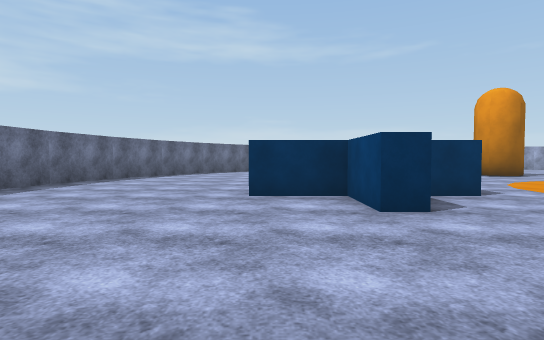
[1] (above)

21 first-person views from a walk through a scene from a Unity 3-D project. The camera is 1.2 m above the floor, tilts 2° down and sees 80° across. The floor is counted in squares, 2 m on a side. Each view is taken from the middle of a square. On the plan, view 1 faces up. The plan holds only what a view shows up to about 10 squares ahead; the rest is blank. Surface patterns are stand-ins for the level's own textures.

[2]
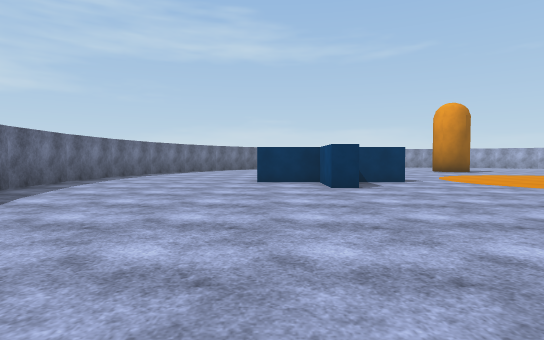

[3]
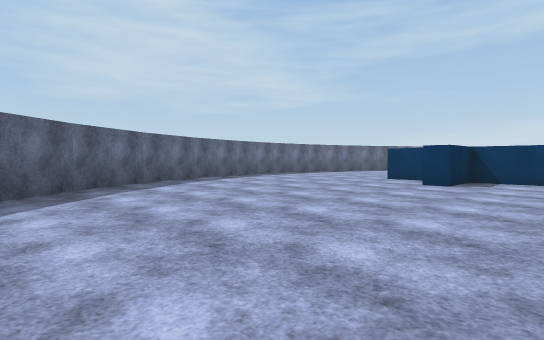

[4]
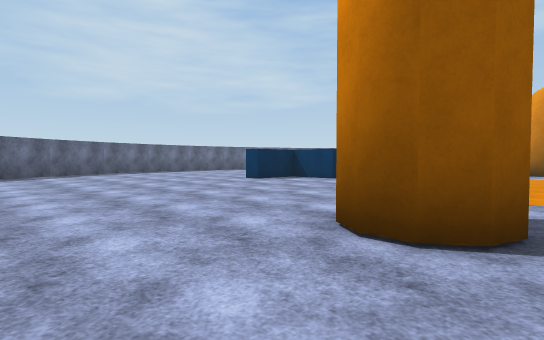

[5]
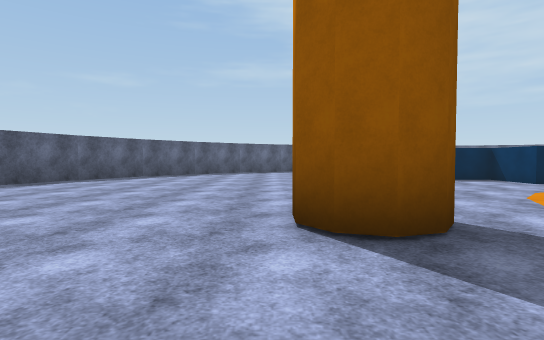

[6]
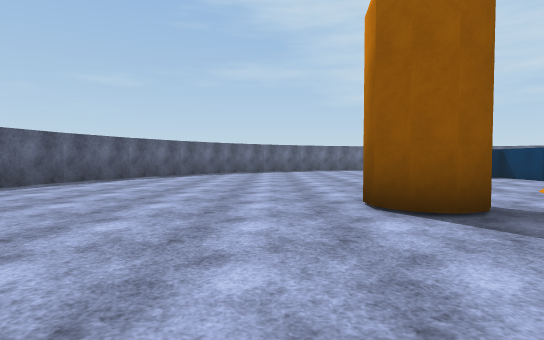

[7]
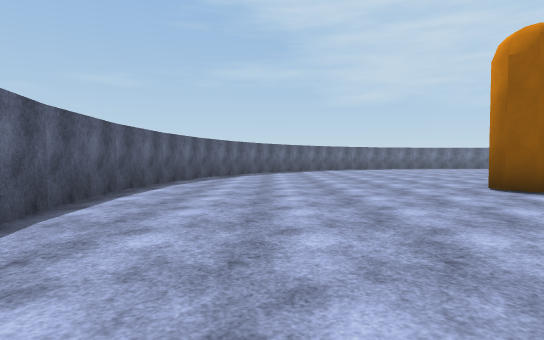

[8]
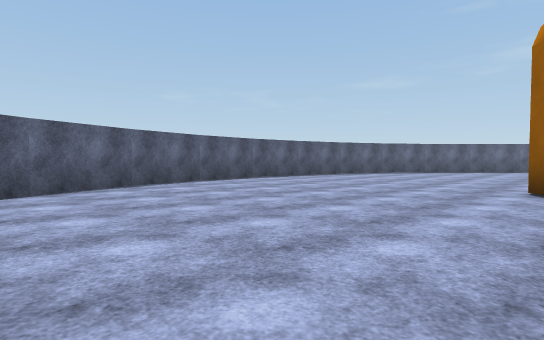

[9]
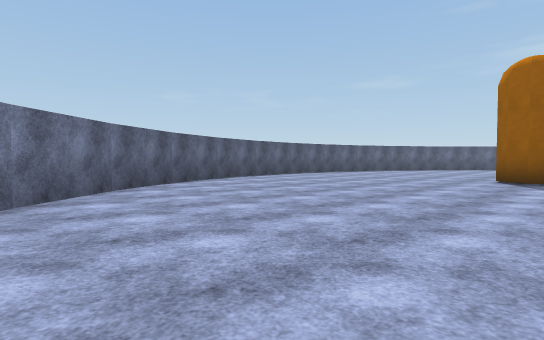

[10]
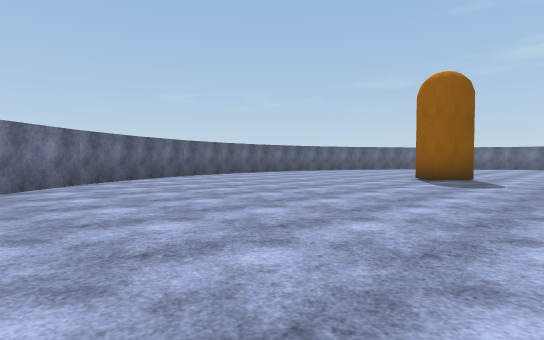

[11]
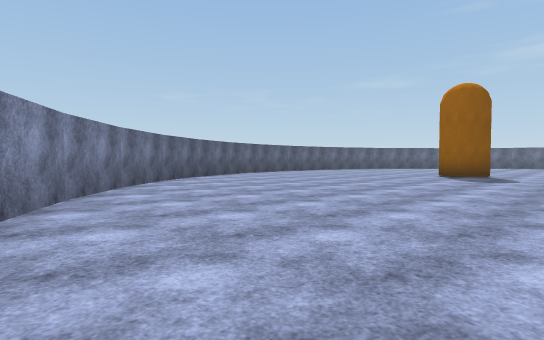

[12]
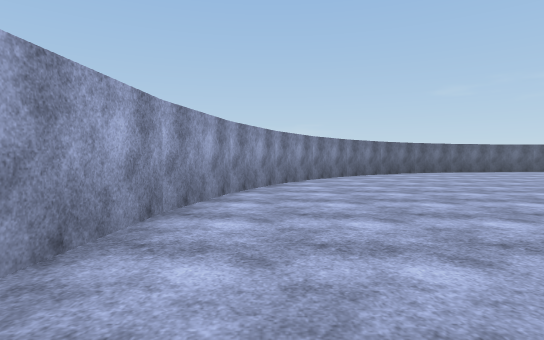

[13]
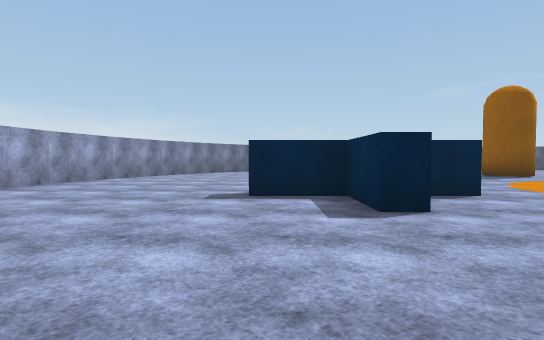

[14]
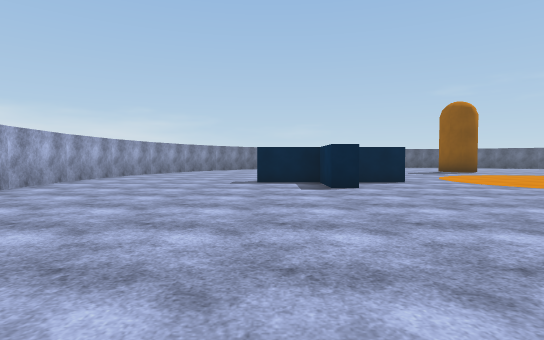

[15]
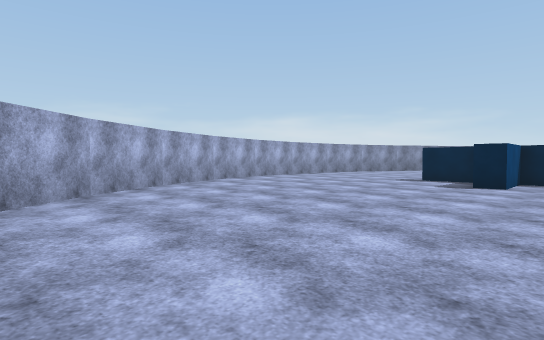

[16]
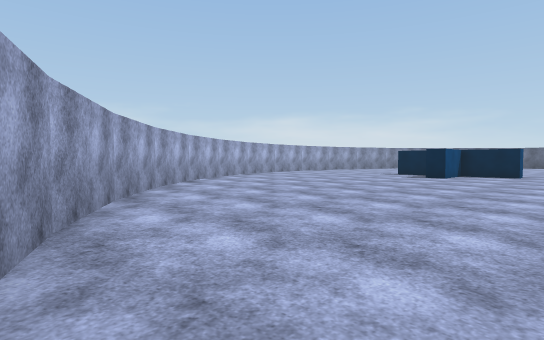

[17]
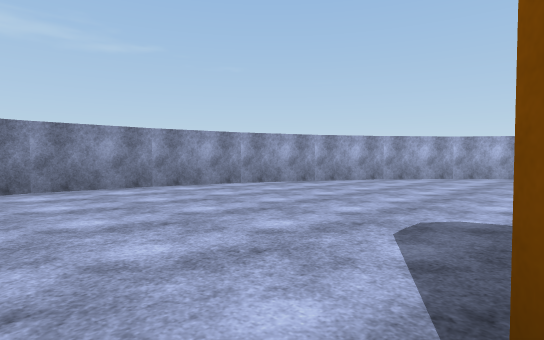

[18]
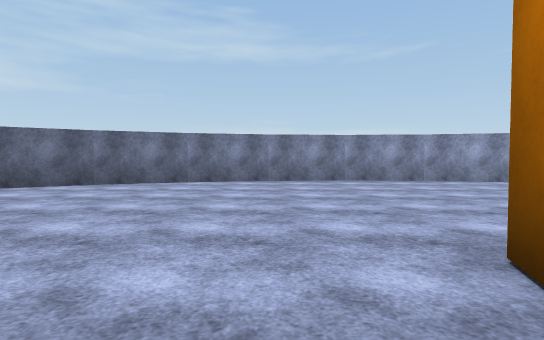

[19]
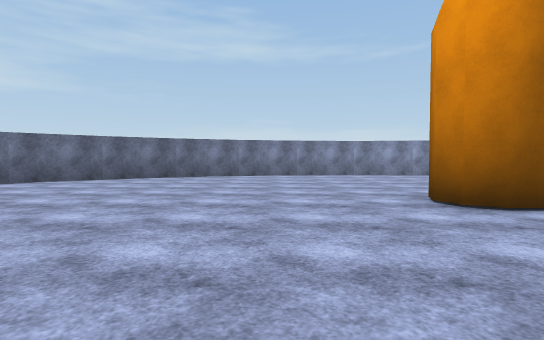

[20]
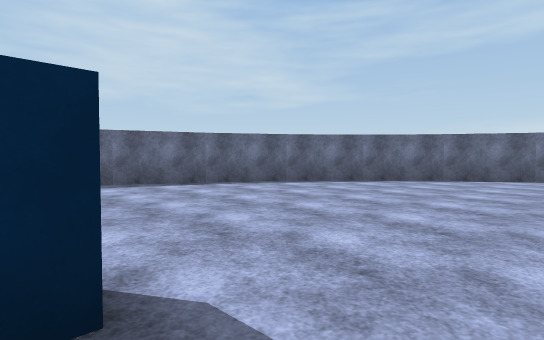

[21]
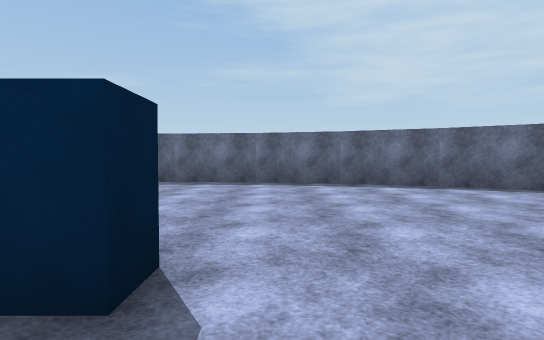

### Floor plan
Points are (right, up) in squares from view 1. A wall is a line through its corners. A room is listed if a view was taken in it or the views show most of it. See-through windows are left out.
Room 1 (views 1, 2, 3, 4, 5, 6, 7, 8, 9, 10, 11, 12, 13, 14, 15, 16, 17, 18, 19, 20, 21)
walls: (3.5, 5.2) (1.8, 5.2) (1.8, 3.6) (1.2, 3.6) (1.2, 5.2) (-0.4, 5.2); (12.5, 5.8) (14.2, 5.8) (14.2, 7.4) (14.8, 7.4) (14.8, 5.8) (16.4, 5.8); (1.1, 7.4) (1.8, 7.4) (1.8, 6.9); (10, -7.7) (12.2, -7.2); (1, -5.8) (1.9, -6.4) (4, -7.3); (3.9, -7.2) (5.9, -7.7); (12.1, -7.2) (14.1, -6.4); (14, -6.4) (15.9, -5.3); (5.8, -7.7) (8.1, -7.9); (8, -7.9) (10.1, -7.7); (15.8, -5.4) (17.5, -3.9); (17.4, -4) (18.8, -2.3); (18.8, -2.4) (20, -0.5); (-3.9, -0.5) (-2.8, -2.4); (-2.9, -2.3) (-1.8, -3.6); (19.9, -0.7) (20.7, 1.4); (-4.7, 1.4) (-3.9, -0.6); (20.7, 1.3) (21.2, 3.5); (21.2, 3.3) (21.4, 5.5) (21.2, 7.6); (-5.4, 5.5) (-5.2, 3.4); (21.2, 7.5) (20.7, 9.7); (-5.2, 7.6) (-5.4, 5.4); (20.7, 9.6) (19.9, 11.6); (-4.7, 9.7) (-5.2, 7.5); (-3.9, 11.6) (-4.8, 9.5); (20, 11.5) (18.8, 13.4); (18.9, 13.3) (17.4, 15); (17.5, 14.9) (15.8, 16.3); (-1.4, 15) (-2.8, 13.4) (-4, 11.5); (15.9, 16.3) (14, 17.4); (0.2, 16.4) (-1.5, 14.9); (3.9, 18.2) (1.9, 17.4) (0.1, 16.3); (6, 18.7) (3.8, 18.2); (12.2, 18.2) (10.1, 18.7) (7.9, 18.9); (14.2, 17.4) (12.1, 18.2); (8, 18.9) (5.9, 18.7)
objects: other object (8, 0); other object (8, 11) to (8, 12)

Positions as (right, up) in squares from view 1, and headings:
1: (0, 0), facing up
2: (0, -3), facing up
3: (4, -4), facing up-left
4: (9, -3), facing up-left
5: (11, -1), facing left
6: (12, -2), facing left
7: (14, -5), facing left
8: (15, 0), facing down-left
9: (18, 1), facing down-left
10: (18, 3), facing down-left
11: (20, 3), facing down-left
12: (20, 7), facing down
13: (16, 11), facing down
14: (16, 14), facing down
15: (13, 15), facing down-right
16: (11, 18), facing down-right
17: (7, 12), facing up-right
18: (6, 10), facing up
19: (5, 7), facing up
20: (3, 7), facing up-left
21: (3, 8), facing left
